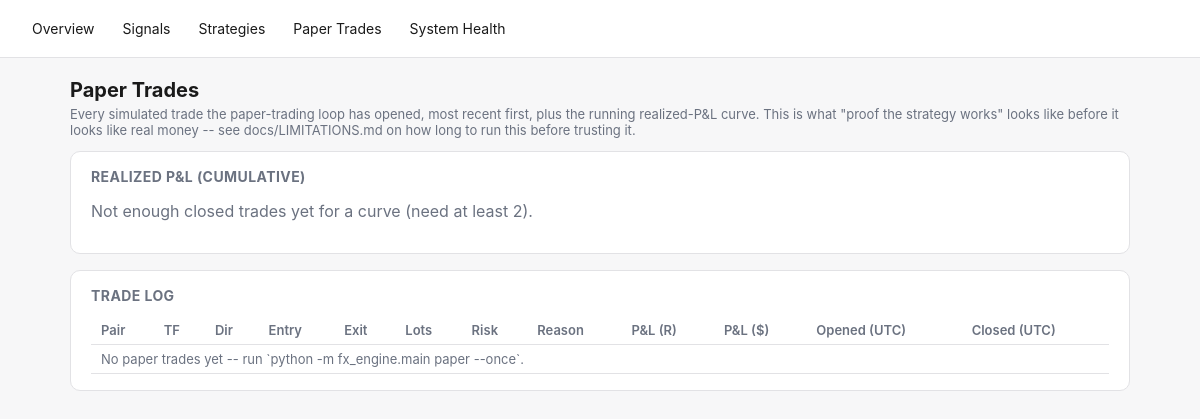
Before: /paper-trades with the older database file.
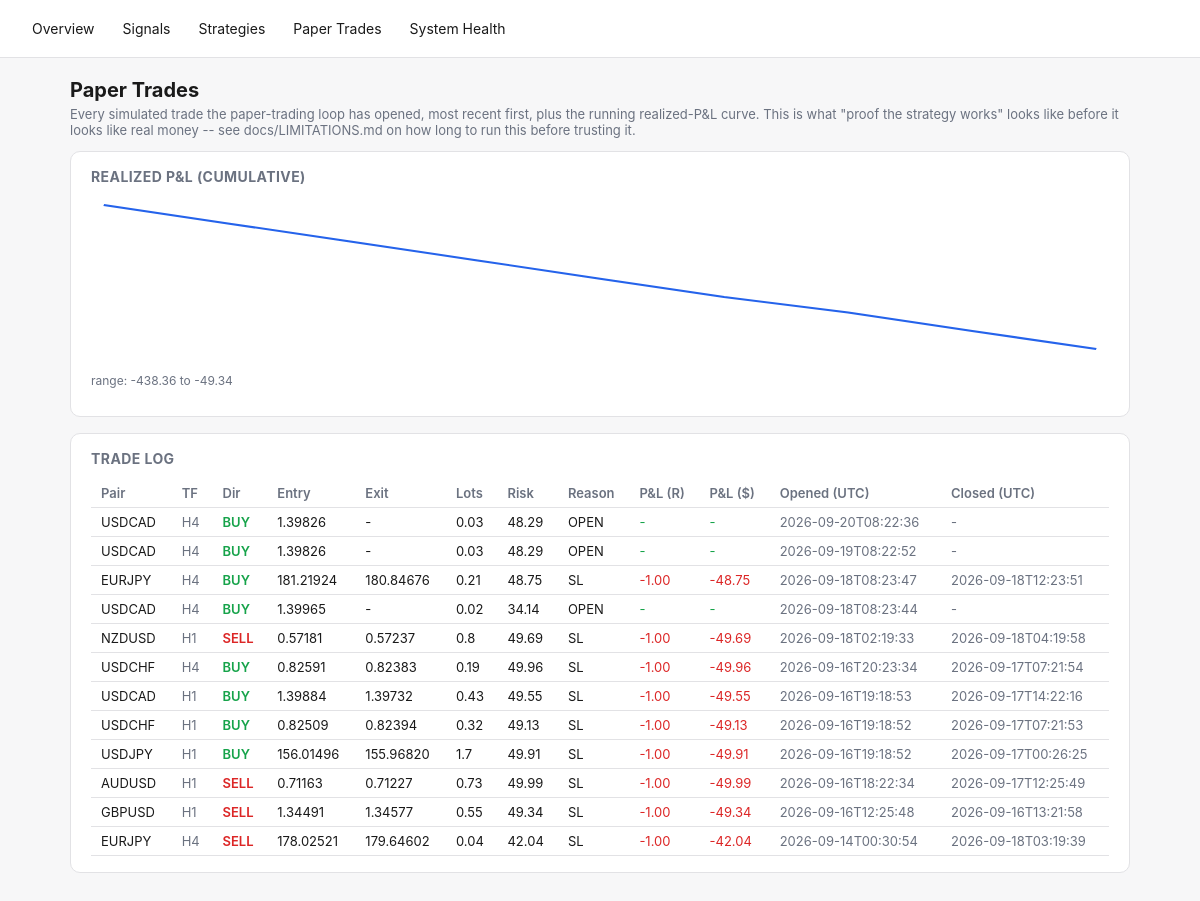
After: the same page with the newer database file.
### tables this page shows
CREATE TABLE paper_trades (
    id INTEGER PRIMARY KEY AUTOINCREMENT,
    signal_id TEXT REFERENCES signals(id),
    pair TEXT NOT NULL,
    direction TEXT NOT NULL,
    entry_time TEXT NOT NULL,
    entry_price REAL NOT NULL,
    stop_loss REAL NOT NULL,
    take_profit REAL NOT NULL,
    lots REAL,                 -- position size at entry (fx_engine.position_sizing), if it could be computed
    risk_amount REAL,          -- dollar amount risked at entry, lots * stop_distance * pip_value
    exit_time TEXT,
    exit_price REAL,
    exit_reason TEXT,
    pnl_r REAL,
    pnl_amount REAL,           -- real dollar P&L = pnl_r * risk_amount (NULL if risk_amount unknown)
    created_at TEXT NOT NULL
, timeframe TEXT NOT NULL DEFAULT 'H4');

### fx_engine/dashboard.py (the view)
    @app.route("/paper-trades")
    def paper_trades_page():
        d = get_db()
        curve = d.paper_equity_curve()
        return render_template(
            "paper_trades.html", trades=d.recent_paper_trades(limit=200), curve=curve,
            svg_points=_equity_curve_svg_points(curve),
            curve_min=min((p["cumulative"] for p in curve), default=0.0),
            curve_max=max((p["cumulative"] for p in curve), default=0.0),
        )

### fx_engine/dashboard.py (called while the page is built)
def _equity_curve_svg_points(curve: list[dict], width: int = 640, height: int = 160, pad: int = 8) -> str:
    if len(curve) < 2:
        return ""
    values = [p["cumulative"] for p in curve]
    lo, hi = min(values), max(values)
    span = (hi - lo) or 1.0
    n = len(values)
    points = []
    for i, v in enumerate(values):
        x = pad + (i / (n - 1)) * (width - 2 * pad)
        y = pad + (1 - (v - lo) / span) * (height - 2 * pad)
        points.append(f"{x:.1f},{y:.1f}")
    return " ".join(points)

### fx_engine/db.py (called while the page is built)
    @contextmanager
    def _conn(self):
        conn = sqlite3.connect(self.path)
        conn.row_factory = sqlite3.Row
        try:
            yield conn
            conn.commit()
        finally:
            conn.close()

    def recent_paper_trades(self, limit: int = 100) -> list[dict]:
        with self._conn() as conn:
            rows = conn.execute(
                "SELECT * FROM paper_trades ORDER BY created_at DESC LIMIT ?", (limit,),
            ).fetchall()
        return [dict(r) for r in rows]

    def paper_equity_curve(self) -> list[dict]:
        with self._conn() as conn:
            rows = conn.execute(
                """SELECT exit_time, pnl_amount FROM paper_trades
                   WHERE exit_time IS NOT NULL AND pnl_amount IS NOT NULL
                   ORDER BY exit_time ASC"""
            ).fetchall()
        cumulative = 0.0
        curve = []
        for r in rows:
            cumulative += r["pnl_amount"]
            curve.append({"exit_time": r["exit_time"], "pnl_amount": r["pnl_amount"], "cumulative": cumulative})
        return curve

### fx_engine/templates/paper_trades.html (shortened to what this page needs)
{% extends "base.html" %}
{% block content %}
<h1>Paper Trades</h1>
<p class="lede">Every simulated trade the paper-trading loop has opened, most recent first, plus the running
realized-P&amp;L curve. This is what "proof the strategy works" looks like before it looks like real money -- see
docs/LIMITATIONS.md on how long to run this before trusting it.</p>
<div class="card">
  <h2>Realized P&amp;L (cumulative)</h2>
  {% if svg_points %}
  <svg viewBox="0 0 640 160" width="100%" height="160" preserveAspectRatio="none">
    <polyline points="{{ svg_points }}" fill="none" stroke="var(--accent)" stroke-width="2" />
  </svg>
  <p class="muted" style="font-size:12px;">range: {{ "%.2f"|format(curve_min) }} to {{ "%.2f"|format(curve_max) }}</p>
  {% else %}
  <p class="muted">Not enough closed trades yet for a curve (need at least 2).</p>
  {% endif %}
</div>
<div class="card">
  <h2>Trade Log</h2>
  <div class="overflow">
  <table>
    <tr>
      <th>Pair</th><th>TF</th><th>Dir</th><th>Entry</th><th>Exit</th><th>Lots</th><th>Risk</th>
      <th>Reason</th><th>P&amp;L (R)</th><th>P&amp;L ($)</th><th>Opened (UTC)</th><th>Closed (UTC)</th>
    </tr>
    {% for t in trades %}
    <tr>
      <td>{{ t.pair }}</td>
      <td class="muted">{{ t.timeframe or "H4" }}</td>
      <td class="{{ 'buy' if t.direction=='BUY' else 'sell' }}">{{ t.direction }}</td>
      <td>{{ "%.5f"|format(t.entry_price) }}</td>
      <td>{{ "%.5f"|format(t.exit_price) if t.exit_price is not none else "-" }}</td>
      <td>{{ t.lots if t.lots is not none else "-" }}</td>
      <td>{{ "%.2f"|format(t.risk_amount) if t.risk_amount is not none else "-" }}</td>
      <td>{{ t.exit_reason or "OPEN" }}</td>
      <td style="color:{{ 'var(--green)' if (t.pnl_r or 0) >= 0 else 'var(--red)' }}">
        {{ "%.2f"|format(t.pnl_r) if t.pnl_r is not none else "-" }}
      </td>
      <td style="color:{{ 'var(--green)' if (t.pnl_amount or 0) >= 0 else 'var(--red)' }}">
        {{ "%.2f"|format(t.pnl_amount) if t.pnl_amount is not none else "-" }}
      </td>
      <td class="muted">{{ t.entry_time[:19] }}</td>
      <td class="muted">{{ t.exit_time[:19] if t.exit_time else "-" }}</td>
    </tr>
    {% else %}
    <tr><td colspan="12" class="muted">No paper trades yet -- run `python -m fx_engine.main paper --once`.</td></tr>
    {% endfor %}
  </table>
  </div>
</div>
{% endblock %}

### fx_engine/templates/base.html (shortened to what this page needs)
<!doctype html>
<html lang="en">
<head>
</head>
<body>
<nav>
  <a href="{{ url_for('overview') }}">Overview</a>
  <a href="{{ url_for('signals_page') }}">Signals</a>
  <a href="{{ url_for('strategies_page') }}">Strategies</a>
  <a href="{{ url_for('paper_trades_page') }}">Paper Trades</a>
  <a href="{{ url_for('health_page') }}">System Health</a>
</nav>
<main>
{% block content %}{% endblock %}
</main>
</body>
</html>

### fx_engine/templates/base.html (style rules this page uses)
:root { --bg:#f7f7f8; --fg:#1a1a1a; --card:#ffffff; --border:#e2e2e5; --accent:#2563eb; --green:#16a34a; --red:#dc2626; --amber:#d97706; --muted:#6b7280; }
* { box-sizing: border-box; }
body { margin:0; font-family:-apple-system,BlinkMacSystemFont,"Segoe UI",sans-serif; background:var(--bg); color:var(--fg); }
nav { display:flex; gap:4px; padding:12px 20px; border-bottom:1px solid var(--border); background:var(--card); flex-wrap:wrap; }
nav a { color:var(--fg); text-decoration:none; padding:8px 12px; border-radius:6px; font-size:14px; }
main { padding:20px; max-width:1100px; margin:0 auto; }
.card { background:var(--card); border:1px solid var(--border); border-radius:10px; padding:16px 20px; margin-bottom:16px; }
table { width:100%; border-collapse:collapse; font-size:13px; }
th, td { text-align:left; padding:6px 10px; border-bottom:1px solid var(--border); white-space:nowrap; }
th { color:var(--muted); font-weight:600; }
.buy { color:var(--green); font-weight:600; }
.sell { color:var(--red); font-weight:600; }
.muted { color:var(--muted); }
h1 { font-size:20px; margin:0 0 4px; }
h2 { font-size:14px; margin:0 0 12px; color:var(--muted); text-transform:uppercase; letter-spacing:.03em; }
p.lede { color:var(--muted); font-size:13px; margin-top:0; }
.overflow { overflow-x:auto; }

Changed rows visible on the page:
added paper_trades: pair "USDCAD", timeframe "H4", direction "BUY", entry_price "1.39826", exit_price "-", lots "0.03", risk_amount "48.29", exit_reason "OPEN", pnl_r "-", pnl_amount "-", entry_time "2026-09-20T08:22:36", exit_time "-"
added paper_trades: pair "USDCAD", timeframe "H4", direction "BUY", entry_price "1.39826", exit_price "-", lots "0.03", risk_amount "48.29", exit_reason "OPEN", pnl_r "-", pnl_amount "-", entry_time "2026-09-19T08:22:52", exit_time "-"
added paper_trades: pair "EURJPY", timeframe "H4", direction "BUY", entry_price "181.21924", exit_price "180.84676", lots "0.21", risk_amount "48.75", exit_reason "SL", pnl_r "-1.00", pnl_amount "-48.75", entry_time "2026-09-18T08:23:47", exit_time "2026-09-18T12:23:51"
added paper_trades: pair "USDCAD", timeframe "H4", direction "BUY", entry_price "1.39965", exit_price "-", lots "0.02", risk_amount "34.14", exit_reason "OPEN", pnl_r "-", pnl_amount "-", entry_time "2026-09-18T08:23:44", exit_time "-"
added paper_trades: pair "NZDUSD", timeframe "H1", direction "SELL", entry_price "0.57181", exit_price "0.57237", lots "0.8", risk_amount "49.69", exit_reason "SL", pnl_r "-1.00", pnl_amount "-49.69", entry_time "2026-09-18T02:19:33", exit_time "2026-09-18T04:19:58"
added paper_trades: pair "USDCHF", timeframe "H4", direction "BUY", entry_price "0.82591", exit_price "0.82383", lots "0.19", risk_amount "49.96", exit_reason "SL", pnl_r "-1.00", pnl_amount "-49.96", entry_time "2026-09-16T20:23:34", exit_time "2026-09-17T07:21:54"
added paper_trades: pair "USDCAD", timeframe "H1", direction "BUY", entry_price "1.39884", exit_price "1.39732", lots "0.43", risk_amount "49.55", exit_reason "SL", pnl_r "-1.00", pnl_amount "-49.55", entry_time "2026-09-16T19:18:53", exit_time "2026-09-17T14:22:16"
added paper_trades: pair "USDCHF", timeframe "H1", direction "BUY", entry_price "0.82509", exit_price "0.82394", lots "0.32", risk_amount "49.13", exit_reason "SL", pnl_r "-1.00", pnl_amount "-49.13", entry_time "2026-09-16T19:18:52", exit_time "2026-09-17T07:21:53"
added paper_trades: pair "USDJPY", timeframe "H1", direction "BUY", entry_price "156.01496", exit_price "155.96820", lots "1.7", risk_amount "49.91", exit_reason "SL", pnl_r "-1.00", pnl_amount "-49.91", entry_time "2026-09-16T19:18:52", exit_time "2026-09-17T00:26:25"
added paper_trades: pair "AUDUSD", timeframe "H1", direction "SELL", entry_price "0.71163", exit_price "0.71227", lots "0.73", risk_amount "49.99", exit_reason "SL", pnl_r "-1.00", pnl_amount "-49.99", entry_time "2026-09-16T18:22:34", exit_time "2026-09-17T12:25:49"
added paper_trades: pair "GBPUSD", timeframe "H1", direction "SELL", entry_price "1.34491", exit_price "1.34577", lots "0.55", risk_amount "49.34", exit_reason "SL", pnl_r "-1.00", pnl_amount "-49.34", entry_time "2026-09-16T12:25:48", exit_time "2026-09-16T13:21:58"
added paper_trades: pair "EURJPY", timeframe "H4", direction "SELL", entry_price "178.02521", exit_price "179.64602", lots "0.04", risk_amount "42.04", exit_reason "SL", pnl_r "-1.00", pnl_amount "-42.04", entry_time "2026-09-14T00:30:54", exit_time "2026-09-18T03:19:39"
Other visible differences:
{{ "%.2f"|format(curve_min) }}: (not shown) → "-438.36"
{{ "%.2f"|format(curve_max) }}: (not shown) → "-49.34"
text no longer shown: "Not enough closed trades yet for a curve (need at least 2). No paper trades yet -- run `python -m fx_engine.main paper --once`."
text now shown: "range: to"
